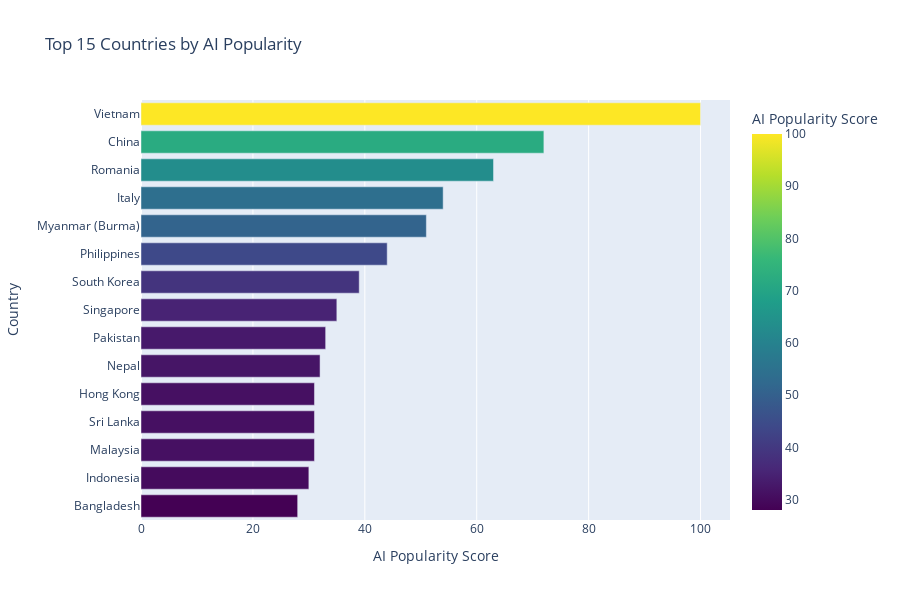

Notebook cell for this chart:
### Markdown cell above
## 6. Regional Analysis and Global Patterns

### Code cell
# Analyze global AI popularity patterns
def analyze_regional_patterns(df):
    """
    Analyze regional patterns in AI popularity
    """
    
    # Countries with highest AI interest
    country_col = None
    popularity_col = None
    
    # Find relevant columns
    for col in df.columns:
        if 'country' in col.lower():
            country_col = col
        elif 'popularity' in col.lower() and df[col].dtype in ['int64', 'float64']:
            popularity_col = col
            break
    
    if country_col and popularity_col:
        # Clean data for analysis
        regional_data = df[[country_col, popularity_col]].dropna()
        regional_data = regional_data[regional_data[country_col] != '']
        
        if len(regional_data) > 0:
            # Top countries by AI popularity
            top_countries = regional_data.nlargest(15, popularity_col)
            
            # Create bar chart
            fig = px.bar(
                top_countries,
                x=popularity_col,
                y=country_col,
                orientation='h',
                title='Top 15 Countries by AI Popularity',
                labels={popularity_col: 'AI Popularity Score', country_col: 'Country'},
                color=popularity_col,
                color_continuous_scale='viridis'
            )
            
            fig.update_layout(height=600, yaxis={'categoryorder': 'total ascending'})
            fig.show()
            
            for i, (idx, row) in enumerate(top_countries.head(10).iterrows(), 1):
                country = row[country_col]
                score = row[popularity_col]
            
            return regional_data
    
    return None

# Perform regional analysis
regional_data = analyze_regional_patterns(popularity_df)

### Figure 1 — Plotly figure (JSON) as saved in the notebook; plotly's stock layout.template omitted (floating-point values rounded to 4 significant figures)
{"data": [{"hovertemplate": "AI Popularity Score=%{marker.color}<br>Country=%{y}<extra></extra>", "legendgroup": "", "marker": {"color": [100.0, 72.0, 63.0, 54.0, 51.0, 44.0, 39.0, 35.0, 33.0, 32.0, 31.0, 31.0, 31.0, 30.0, 28.0], "coloraxis": "coloraxis", "pattern": {"shape": ""}}, "name": "", "orientation": "h", "showlegend": false, "textposition": "auto", "type": "bar", "x": [100.0, 72.0, 63.0, 54.0, 51.0, 44.0, 39.0, 35.0, 33.0, 32.0, 31.0, 31.0, 31.0, 30.0, 28.0], "xaxis": "x", "y": ["Vietnam", "China", "Romania", "Italy", "Myanmar (Burma)", "Philippines", "South Korea", "Singapore", "Pakistan", "Nepal", "Malaysia", "Sri Lanka", "Hong Kong", "Indonesia", "Bangladesh"], "yaxis": "y"}], "layout": {"barmode": "relative", "coloraxis": {"colorbar": {"title": {"text": "AI Popularity Score"}}, "colorscale": [[0, "#440154"], [0.1111, "#482878"], [0.2222, "#3e4989"], [0.3333, "#31688e"], [0.4444, "#26828e"], [0.5556, "#1f9e89"], [0.6667, "#35b779"], [0.7778, "#6ece58"], [0.8889, "#b5de2b"], [1, "#fde725"]]}, "height": 600, "legend": {"tracegroupgap": 0}, "title": {"text": "Top 15 Countries by AI Popularity"}, "xaxis": {"anchor": "y", "domain": [0, 1], "title": {"text": "AI Popularity Score"}}, "yaxis": {"anchor": "x", "categoryorder": "total ascending", "domain": [0, 1], "title": {"text": "Country"}}}}
